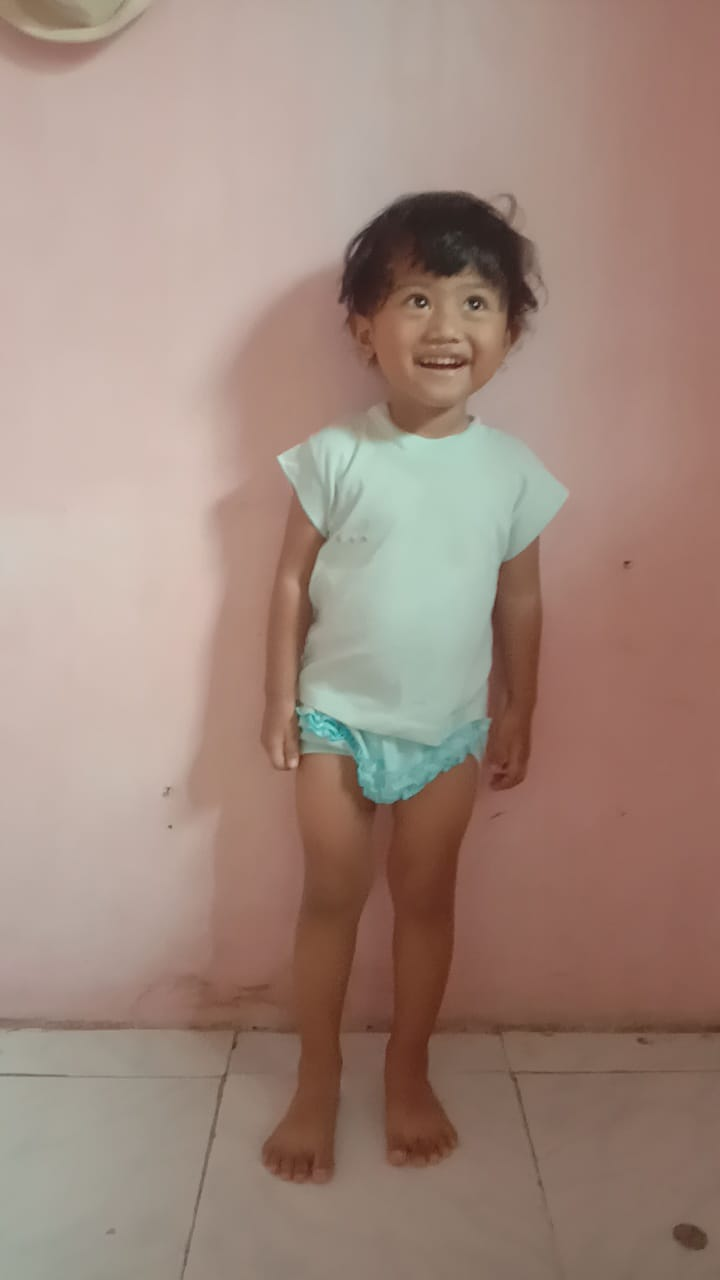
#> input picture OpenCV-Indonesia-master/Depan9.jpeg, 720 x 1280 px
$ python coba3.py   (older library calls are emulated)
#> lines starting #> are read from the running program, lines starting #| are printed output that depends on the picture; after the words box and inside, x2 and y2 are one past the last pixel; in counts of white or black regions, pixels touching at a corner belong together; long printed decimals are rounded
import cv2
import numpy as np
from PIL import Image
import matplotlib.pyplot as plt
import sys
#from google.colab.patches import cv2_imshow

img = cv2.imread('Depan9.jpeg')
#> img is the input picture: shape (1280, 720, 3); mean B, G, R 125.2, 136.7, 160.9
res = cv2.resize(img, None, fx=1,fy=1,interpolation = cv2.INTER_AREA)
gray = cv2.cvtColor(res, cv2.COLOR_BGR2GRAY)
blur = cv2.GaussianBlur(gray,(5,5), cv2.BORDER_DEFAULT)

sobelx = cv2.Sobel(blur, cv2.CV_64F, 1, 0, ksize=5)
sobely = cv2.Sobel(blur, cv2.CV_64F, 0, 1, ksize=5)
sobel = cv2.bitwise_or(sobelx, sobely)
cv2.imshow('Sobel Operation', sobel)
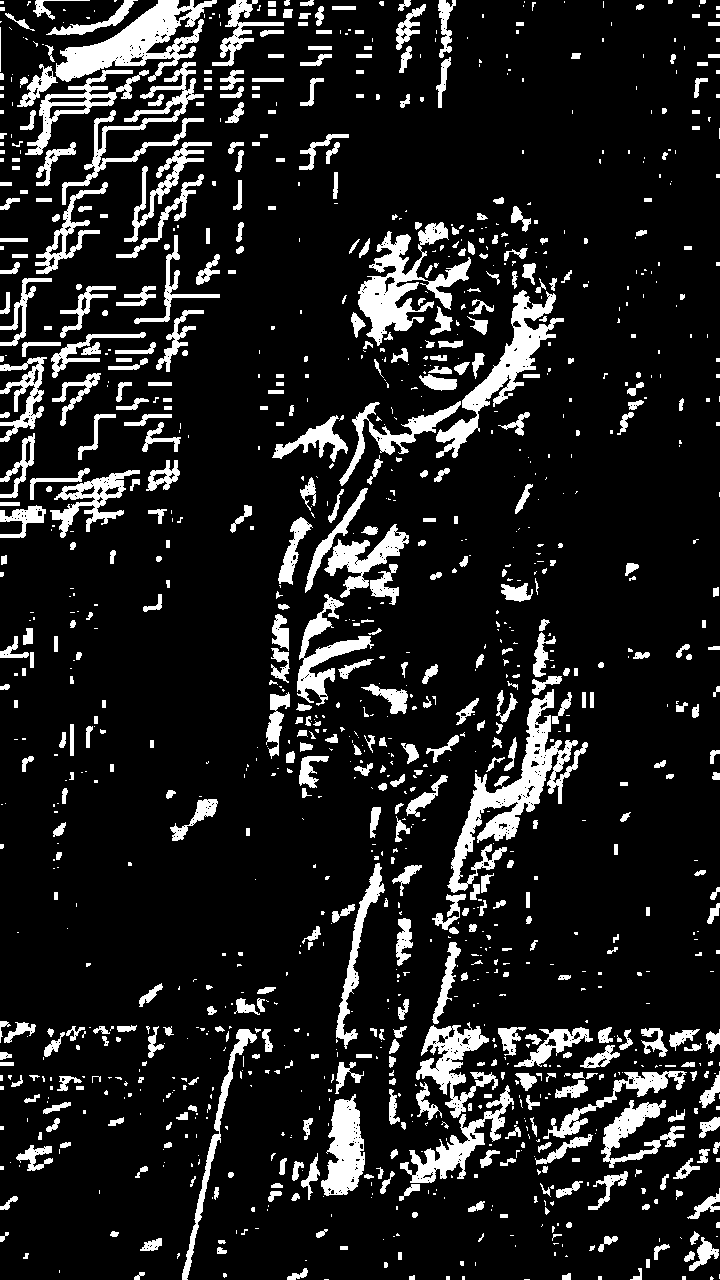
#> window 'Sobel Operation': shape (1280, 720); 13% white; 1216 white regions (667 under 20 px), largest, box (x1, y1, x2, y2) and area: (447, 689, 588, 893) 6482, (55, 0, 217, 82) 5246, (358, 222, 471, 346) 4876
cv2.waitKey(0)

save = cv2.imwrite('savecoba.jpg', sobel)
print("Image written to file system : ", save)
#| Image written to file system :  True
img = cv2.imread('savecoba.jpg')
#> img: shape (1280, 720, 3); min 0, max 255, mean 16.9
gray = cv2.cvtColor(img,cv2.COLOR_BGR2GRAY)
blur = cv2.GaussianBlur(gray, (3,3), 0)

#Gambar kedua
img2 = cv2.imread('Samping9.jpeg')
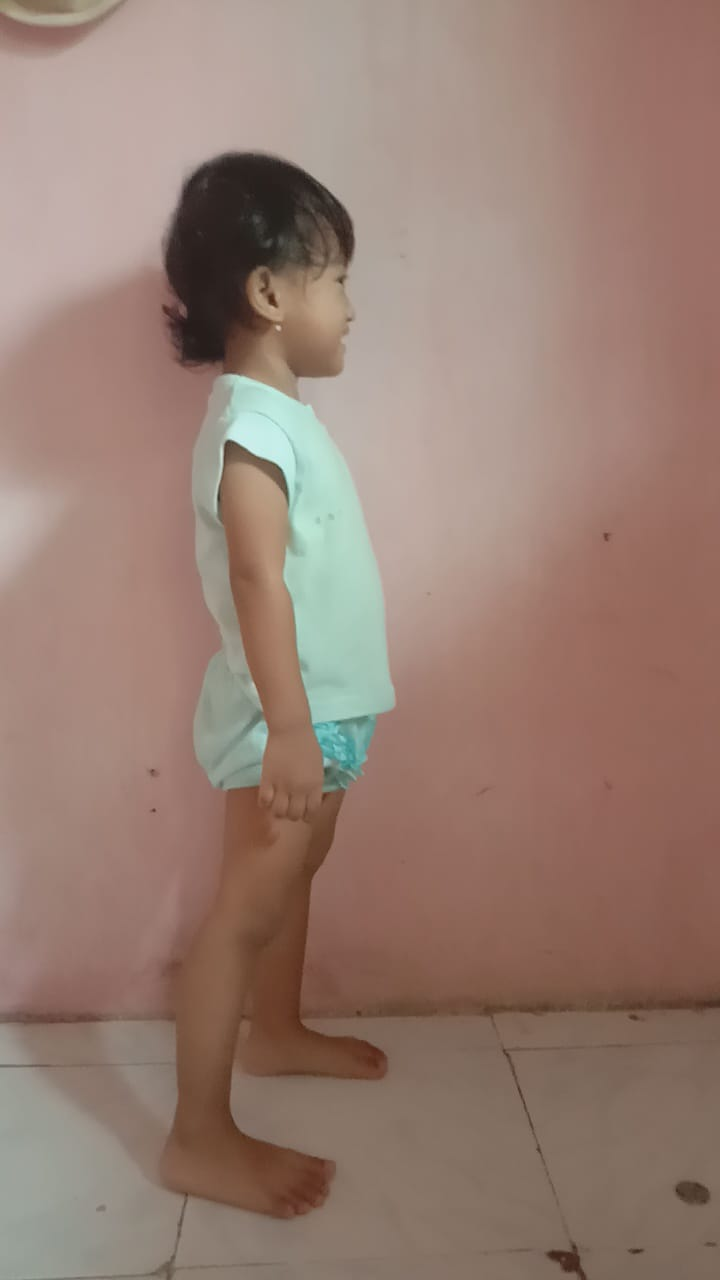
#> input picture OpenCV-Indonesia-master/Samping9.jpeg, 720 x 1280 px
#> img2 is the input picture: shape (1280, 720, 3); mean B, G, R 114.3, 125.7, 150.9
res2 = cv2.resize(img2, None, fx=1,fy=1,interpolation = cv2.INTER_AREA)
gray2 = cv2.cvtColor(res2, cv2.COLOR_BGR2GRAY)
blur2 = cv2.GaussianBlur(gray2,(5,5), cv2.BORDER_DEFAULT)

sobelx2 = cv2.Sobel(blur2, cv2.CV_64F, 1, 0, ksize=5)
sobely2 = cv2.Sobel(blur2, cv2.CV_64F, 0, 1, ksize=5)
OP2 = cv2.bitwise_or(sobelx2, sobely2)
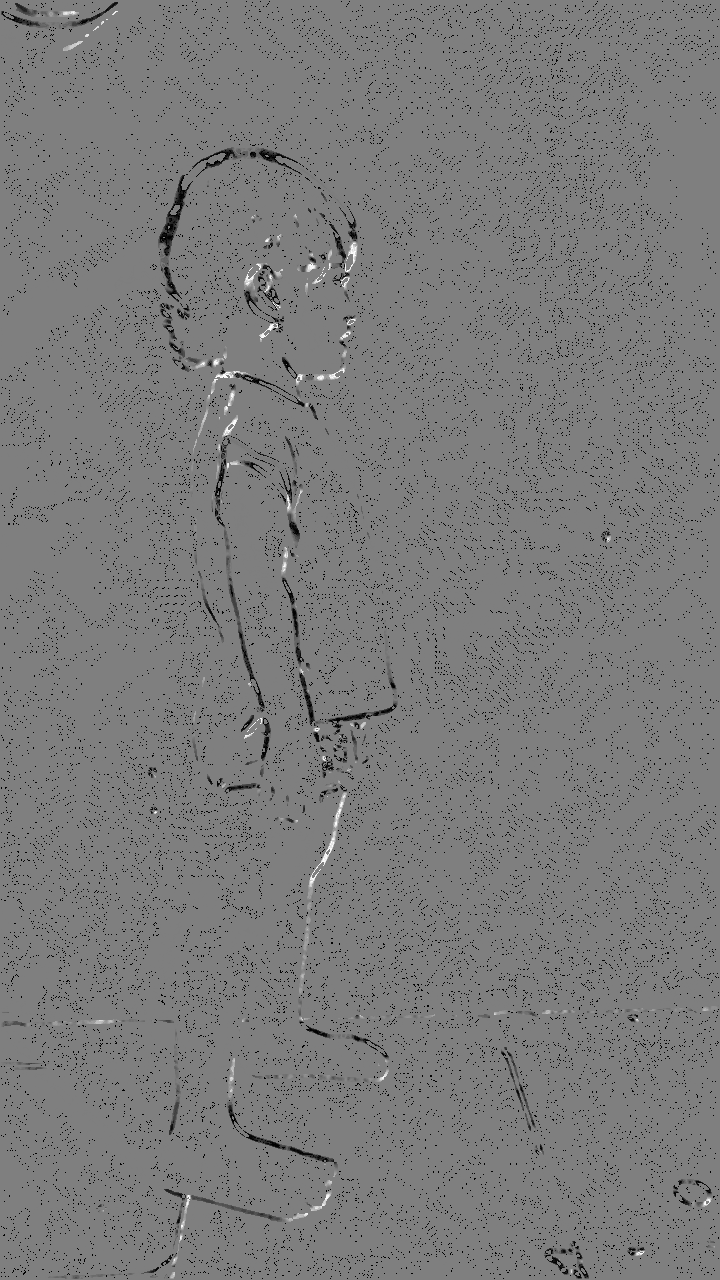
#> OP2: shape (1280, 720) float64; 2.54% of the values are NaN or infinite; the others: min -131008, max 131040, mean -890.9; drawn with min black, max white, NaN and infinite black
cv2.imshow('Sobel Operation', OP2)
cv2.waitKey(0)

# save2 = cv2.imwrite('savecoba.jpg', OP2)
# print("Image2 written to file system : ", save2)


# #PROCESSING IMAGE 2
# img2 = cv2.imread('savecoba2.jpg')
# #output = img.copy()
# #Convert image to Grayscale
# gray2 = cv2.cvtColor(img2,cv2.COLOR_BGR2GRAY)
# #Blur image
# blur2 = cv2.GaussianBlur(gray2, (9,9), 0)

# Image Processing
kernel = np.ones((5, 5), np.uint8)
_, thresholded = cv2.threshold(blur, 15, 255, cv2.THRESH_BINARY)
#> thresholded: shape (1280, 720); 14.9% white; 978 white regions (394 under 20 px), largest, box (x1, y1, x2, y2) and area: (339, 277, 564, 487) 7561, (432, 689, 562, 935) 7158, (357, 222, 472, 347) 6531
dilation = cv2.dilate(thresholded, kernel, iterations = 1)
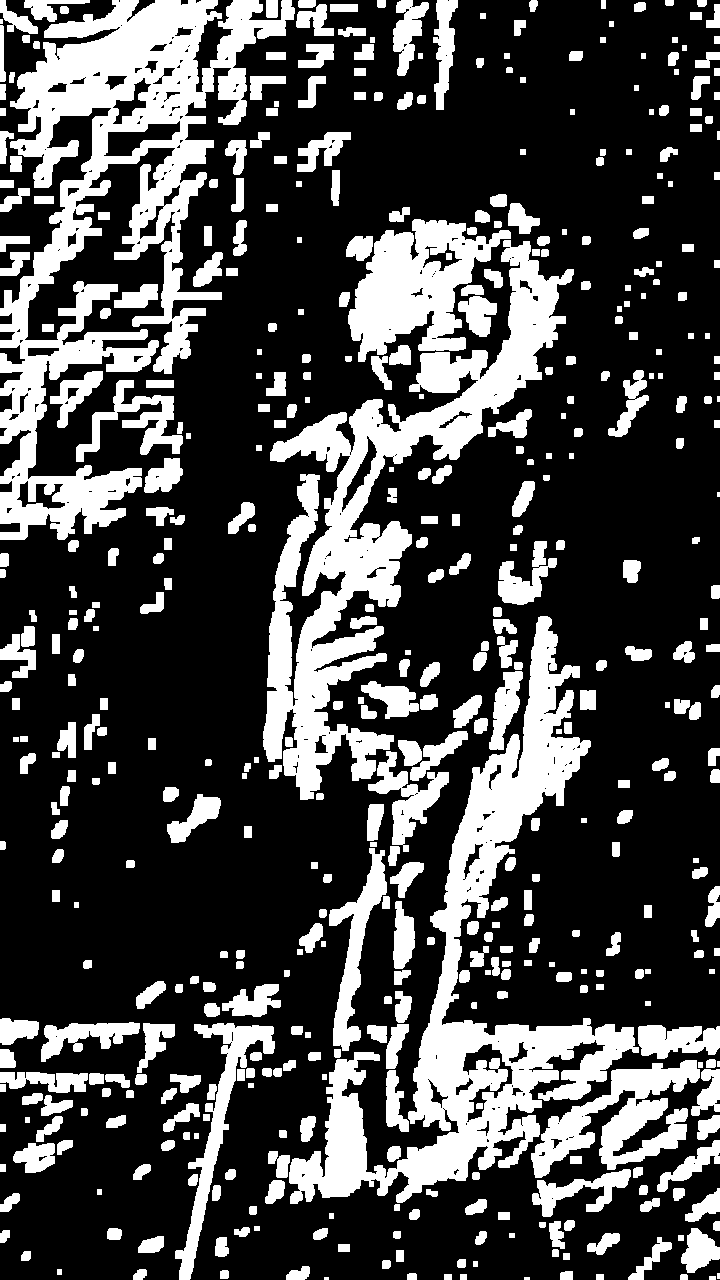
#> dilation: shape (1280, 720); 28.2% white; 485 white regions (7 under 20 px)
image_contours, _ = cv2.findContours(dilation, cv2.RETR_TREE, cv2.CHAIN_APPROX_SIMPLE)
#> image_contours = 719 contours, 189 with area under 20; largest, box (x1, y1, x2, y2) and area: (0, 0, 295, 540) 53478, (289, 616, 639, 1204) 43198, (263, 240, 574, 800) 39432, (348, 219, 511, 362) 12101, (531, 1060, 700, 1178) 7742
image_contours_sorted = sorted(image_contours, key=cv2.contourArea)
#> image_contours_sorted has the same summary as image_contours
contours_poly = cv2.approxPolyDP(image_contours_sorted[-1], 3, True)
#> contours_poly = contour of 405 points, box (x1, y1, x2, y2) (0, 0, 294, 540), area 52975
boundrect = cv2.boundingRect(contours_poly)
#> boundrect = (0, 0, 294, 540)
dpi = 96
scale = 0.026458333333333
const = 3.3
cv2.rectangle(img, (int(boundrect[0]), int(boundrect[1])), (int(boundrect[0]+boundrect[2]), int(boundrect[1]+boundrect[3])), (0,255,0), 2)
a = boundrect[2]  * scale * const
#> a = 25.67
t = boundrect[3]  * scale * const
#> t = 47.15

print ("a:", a)
#| a: 25.670
print ("t:", t)
#| t: 47.149

# Display the image
cv2.imshow('Sorted Contours', img)
cv2.waitKey(0)
cv2.destroyAllWindows()
